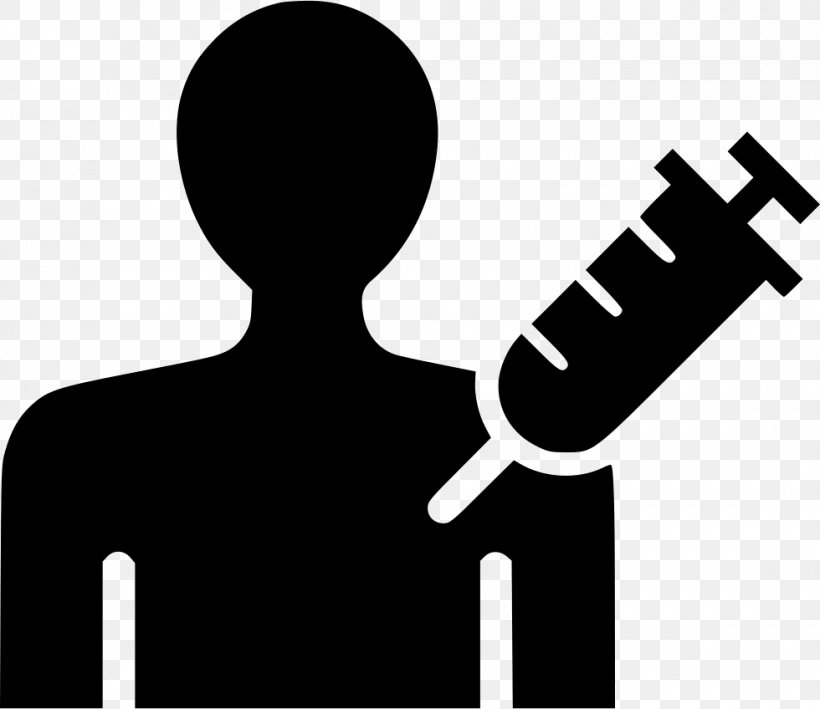
#> input picture vaccine.jpg, 820 x 709 px
$ jupyter execute --allow-errors Sentiment_Analysis.ipynb
#> lines starting #> are read from the running program, lines starting #| are printed output that depends on the picture
<a href="https://colab.research.google.com/github/ahmet3242/Mathematical_Modellization/blob/master/Sentiment_Analysis.ipynb" target="_parent"></a>

[cell 1]
import pandas as pd
import numpy as np
import re #removing non string data
import io
import string #removing whole punctuations
import nltk  #stopwords
import matplotlib.pyplot as plt

from plotly import graph_objs as go
from textblob import TextBlob# Create a function to get the subjectivity
from wordcloud import WordCloud
from PIL import Image
from nltk.corpus import stopwords #nltk.download('stopwords')
from nltk import pos_tag #For lemmatize it chooses the which kind of word
from nltk.tokenize import WhitespaceTokenizer
from nltk.stem import WordNetLemmatizer
from nltk.corpus import wordnet

from google.colab import files
data_to_load = files.upload()
#> the answer given: vaccine.jpg

#> (a cell that did not finish here is left out)

#> (a cell that did not finish here is left out)

#> (a cell that did not finish here is left out)

#> (a cell that did not finish here is left out)

[cell 6]
nltk.download("stopwords")
#> (this line was passed over: nltk is not available in this run)
stopwords.words('english')
#> (this line was passed over: nltk is not available in this run)
#> (the rest of this cell did not finish here and is left out)

[cell 7]
# return the wordnet object value corresponding to the POS tag &Lemmatization&
nltk.download('wordnet')
#> (this line was passed over: nltk is not available in this run)
nltk.download('averaged_perceptron_tagger')
#> (this line was passed over: nltk is not available in this run)
# [26 lines left out: functions get_wordnet_pos, lemmatize_text, not called in this run]

#> (the rest of this cell did not finish here and is left out)

[cell 8]
from collections import Counter
cnt = Counter()
#> (the rest of this cell did not finish here and is left out)

[cell 9]
# Removing the frequent words
freq = set([w for (w, wc) in cnt.most_common(2)])
# function to remove the frequent words
def freqwords(text):
    return " ".join([word for word in str(text).split() if word not
in freq])
# Passing the function freqwords
#> (the rest of this cell did not finish here and is left out)

#> (a cell that did not finish here is left out)

[cell 11]
custom_mask=np.array(Image.open("vaccine.jpg")) #converting our images into np.array
#> custom_mask is the input picture: shape (709, 820, 3); min 0, max 255, mean 121.7

# this line will take all values greater than 3 and make them 255 (white)
# if they are less than 3, they will be whatever value they are in the array
custom_mask=np.where(custom_mask > 10, 255, custom_mask)
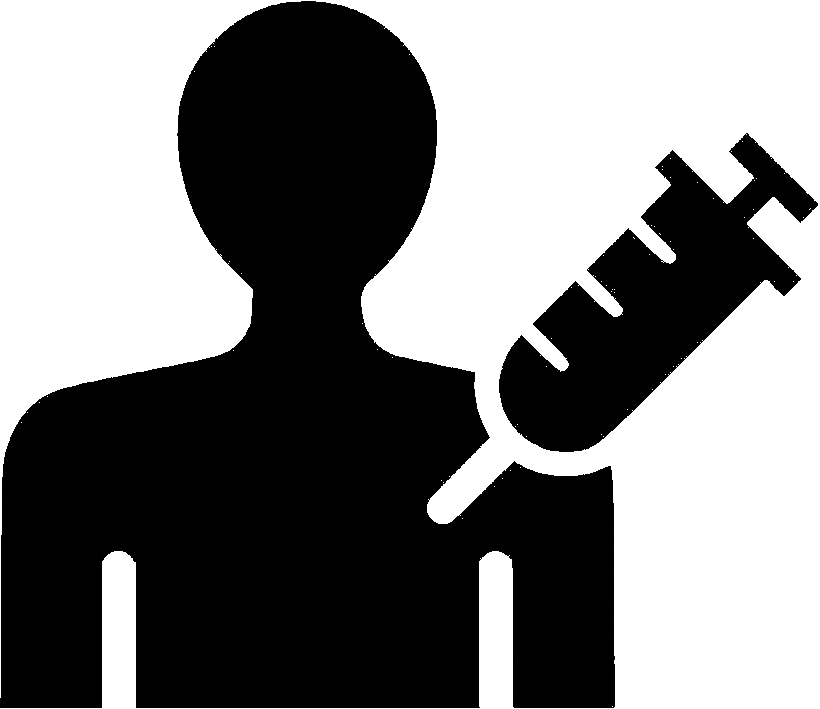
#> custom_mask: shape (709, 820, 3); min 0, max 255, mean 127.6
#> (the rest of this cell did not finish here and is left out)
